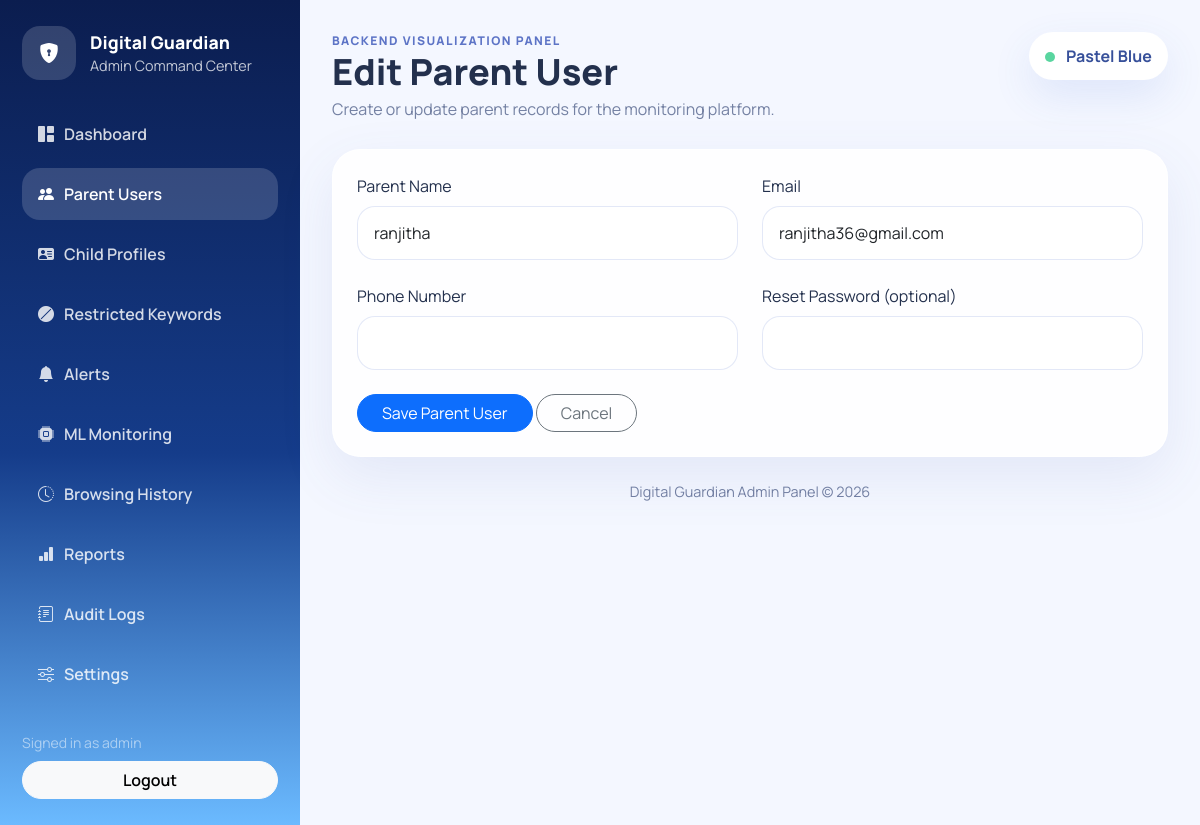
The app's page /admin/parents/2/edit (signed in) with its own data.
### app/models/__init__.py (models this page shows, shortened)
class AdminPanelSetting(db.Model):
    __tablename__ = "admin_panel_settings"
    id = db.Column(db.Integer, primary_key=True)
    theme = db.Column(db.String(30), default="pastel-blue", nullable=False)
    security_mode = db.Column(db.String(40), default="strict", nullable=False)
    support_email = db.Column(db.String(160), default="support@digitalguardian.local", nullable=False)
    app_info = db.Column(
        db.String(255),
        default="Digital Guardian Admin Panel",
        nullable=False,
    )
    monitoring_enabled = db.Column(db.Boolean, default=True, nullable=False)
    created_at = db.Column(db.DateTime, default=datetime.utcnow, nullable=False)
    updated_at = db.Column(db.DateTime, default=datetime.utcnow, onupdate=datetime.utcnow, nullable=False)

class ParentUser(db.Model):
    __tablename__ = "parent_users"
    id = db.Column(db.Integer, primary_key=True)
    parent_name = db.Column(db.String(120), nullable=False)
    email = db.Column(db.String(160), unique=True, nullable=False, index=True)
    phone_number = db.Column(db.String(40), nullable=False, default="")
    password_hash = db.Column(db.String(255), nullable=False)
    created_at = db.Column(db.DateTime, default=datetime.utcnow, nullable=False)
    children = db.relationship("ChildProfile", backref="parent", lazy=True, cascade="all, delete-orphan")
    alerts = db.relationship("Alert", backref="parent", lazy=True, cascade="all, delete-orphan")
    reports = db.relationship("Report", backref="parent", lazy=True, cascade="all, delete-orphan")
    settings = db.relationship("Setting", backref="parent", lazy=True, uselist=False, cascade="all, delete-orphan")
    notifications = db.relationship("NotificationLog", backref="parent", lazy=True, cascade="all, delete-orphan")
    safe_search_results = db.relationship("SafeSearchResult", backref="parent", lazy=True, cascade="all, delete-orphan")
    activities = db.relationship("ActivityLog", backref="parent", lazy=True, cascade="all, delete-orphan")

### app/routes/admin.py (the view, shortened to what this page needs)
@admin_bp.route("/parents/<int:parent_id>/edit", methods=["GET", "POST"])
@admin_required
def edit_parent(parent_id):
    parent = ParentUser.query.get_or_404(parent_id)
    return render_template("admin/parent_form.html", parent=parent)

### app/models/__init__.py (called while the page is built)
def get_admin_panel_settings():
    settings = AdminPanelSetting.query.first()
    if settings is None:
        settings = AdminPanelSetting()
        db.session.add(settings)
        db.session.commit()
    return settings

### app/routes/admin.py (called while the page is built)
def admin_required(view):
    @wraps(view)
    def wrapped_view(*args, **kwargs):
        if "admin_id" not in session:
            return redirect(url_for("admin.login", next=request.path))
        return view(*args, **kwargs)
    return wrapped_view

@admin_bp.app_context_processor
def inject_admin_globals():
    return {
        "admin_username": session.get("admin_username"),
        "admin_theme": get_admin_panel_settings().theme if db.session else "pastel-blue",
        "current_year": datetime.utcnow().year,
    }

### app/templates/admin/parent_form.html
{% extends "admin/base.html" %}
{% block page_title %}{{ 'Edit Parent User' if parent else 'Add Parent User' }}{% endblock %}
{% block page_subtitle %}Create or update parent records for the monitoring platform.{% endblock %}
{% block content %}
<div class="panel-card form-card">
  <form method="post" class="row g-4">
    <div class="col-md-6">
      <label class="form-label">Parent Name</label>
      <input class="form-control" name="parent_name" value="{{ parent.parent_name if parent else '' }}" required>
    </div>
    <div class="col-md-6">
      <label class="form-label">Email</label>
      <input type="email" class="form-control" name="email" value="{{ parent.email if parent else '' }}" required>
    </div>
    <div class="col-md-6">
      <label class="form-label">Phone Number</label>
      <input class="form-control" name="phone_number" value="{{ parent.phone_number if parent else '' }}" required>
    </div>
    <div class="col-md-6">
      <label class="form-label">{{ 'Reset Password (optional)' if parent else 'Password' }}</label>
      <input type="password" class="form-control" name="password" {% if not parent %}required{% endif %}>
    </div>
    <div class="col-12">
      <button class="btn btn-primary rounded-pill px-4">Save Parent User</button>
      <a class="btn btn-outline-secondary rounded-pill px-4" href="{{ url_for('admin.parents') }}">Cancel</a>
    </div>
  </form>
</div>
{% endblock %}

### app/templates/admin/base.html (shortened to what this page needs)
<!doctype html>
<html lang="en">
<head>
  <link href="https://cdn.jsdelivr.net/npm/bootstrap@5.3.3/dist/css/bootstrap.min.css" rel="stylesheet">
  <link href="https://cdn.jsdelivr.net/npm/bootstrap-icons@1.11.3/font/bootstrap-icons.css" rel="stylesheet">
  <link href="{{ url_for('admin.static', filename='admin.css') }}" rel="stylesheet">
</head>
<body class="admin-shell">
  <div class="admin-layout">
    <aside class="admin-sidebar">
      <div>
        <a class="brand-block text-decoration-none" href="{{ url_for('admin.dashboard') }}">
          <div class="brand-icon"><i class="bi bi-shield-lock-fill"></i></div>
          <div>
            <div class="brand-title">Digital Guardian</div>
            <div class="brand-subtitle">Admin Command Center</div>
          </div>
        </a>
        <nav class="nav flex-column nav-pills admin-nav">
          <a class="nav-link {% if request.endpoint == 'admin.dashboard' %}active{% endif %}" href="{{ url_for('admin.dashboard') }}"><i class="bi bi-grid-1x2-fill"></i>Dashboard</a>
          <a class="nav-link {% if request.endpoint in ['admin.parents', 'admin.create_parent', 'admin.edit_parent'] %}active{% endif %}" href="{{ url_for('admin.parents') }}"><i class="bi bi-people-fill"></i>Parent Users</a>
          <a class="nav-link {% if request.endpoint in ['admin.children', 'admin.create_child', 'admin.edit_child'] %}active{% endif %}" href="{{ url_for('admin.children') }}"><i class="bi bi-person-vcard-fill"></i>Child Profiles</a>
          <a class="nav-link {% if request.endpoint in ['admin.keywords', 'admin.create_keyword', 'admin.edit_keyword'] %}active{% endif %}" href="{{ url_for('admin.keywords') }}"><i class="bi bi-ban-fill"></i>Restricted Keywords</a>
          <a class="nav-link {% if request.endpoint == 'admin.alerts' %}active{% endif %}" href="{{ url_for('admin.alerts') }}"><i class="bi bi-bell-fill"></i>Alerts</a>
          <a class="nav-link {% if request.endpoint == 'admin.ml_monitoring' %}active{% endif %}" href="{{ url_for('admin.ml_monitoring') }}"><i class="bi bi-cpu-fill"></i>ML Monitoring</a>
          <a class="nav-link {% if request.endpoint == 'admin.history' %}active{% endif %}" href="{{ url_for('admin.history') }}"><i class="bi bi-clock-history"></i>Browsing History</a>
          <a class="nav-link {% if request.endpoint == 'admin.reports' %}active{% endif %}" href="{{ url_for('admin.reports') }}"><i class="bi bi-bar-chart-fill"></i>Reports</a>
          <a class="nav-link {% if request.endpoint == 'admin.audit_logs' %}active{% endif %}" href="{{ url_for('admin.audit_logs') }}"><i class="bi bi-journal-text"></i>Audit Logs</a>
          <a class="nav-link {% if request.endpoint == 'admin.settings' %}active{% endif %}" href="{{ url_for('admin.settings') }}"><i class="bi bi-sliders"></i>Settings</a>
        </nav>
      </div>
      <div class="sidebar-footer">
        <div class="small text-white-50 mb-2">Signed in as {{ admin_username }}</div>
        <a href="{{ url_for('admin.logout') }}" class="btn btn-light w-100 rounded-pill fw-semibold">Logout</a>
      </div>
    </aside>
    <main class="admin-content">
      <div class="content-topbar">
        <div>
          <div class="eyebrow">Backend visualization panel</div>
          <h1 class="page-title mb-1">{% block page_title %}Dashboard{% endblock %}</h1>
          <p class="page-subtitle mb-0">{% block page_subtitle %}Real-time admin insight for Digital Guardian.{% endblock %}</p>
        </div>
        <div class="status-pill">
          <span class="status-dot"></span>
          {{ admin_theme|replace('-', ' ')|title }}
        </div>
      </div>
      {% block content %}{% endblock %}
      <footer class="admin-footer">Digital Guardian Admin Panel &copy; {{ current_year }}</footer>
    </main>
  </div>
</body>
</html>

### app/static/admin.css (style rules this page uses)
:root { --bg: #f4f7ff; --sidebar: linear-gradient(180deg, #0b1d4f 0%, #153c8a 55%, #6bbaff 100%); --text: #23304d; --muted: #7481a3; --card: rgba(255, 255, 255, 0.86); --line: rgba(91, 140, 255, 0.12); }
* { box-sizing: border-box; }
body { font-family: "Manrope", sans-serif; background: var(--bg); color: var(--text); }
.admin-layout { display: flex; min-height: 100vh; }
.admin-sidebar { width: 300px; padding: 26px 22px; display: flex; flex-direction: column; justify-content: space-between; background: var(--sidebar); color: white; }
.brand-block { display: flex; gap: 14px; align-items: center; margin-bottom: 28px; }
.brand-icon { width: 54px; height: 54px; border-radius: 18px; display: grid; place-items: center; background: rgba(255,255,255,0.16); color: white; font-size: 1.25rem; }
.brand-title { font-size: 1.1rem; font-weight: 800; color: white; }
.brand-subtitle { font-size: 0.9rem; color: rgba(255,255,255,0.75); }
.admin-nav .nav-link { color: rgba(255,255,255,0.82); border-radius: 18px; padding: 14px 16px; font-weight: 600; margin-bottom: 8px; }
.admin-nav .nav-link i { margin-right: 10px; }
.admin-nav .nav-link.active, .admin-nav .nav-link:hover { background: rgba(255,255,255,0.16); color: white; }
.admin-content { flex: 1; padding: 32px; }
.content-topbar { display: flex; justify-content: space-between; align-items: flex-start; gap: 16px; margin-bottom: 28px; }
.eyebrow { text-transform: uppercase; letter-spacing: .12em; font-size: .75rem; font-weight: 800; color: #5d74c6; }
.page-title { font-size: clamp(1.9rem, 3vw, 2.8rem); font-weight: 800; }
.page-subtitle { color: var(--muted); max-width: 60ch; }
.status-pill { padding: 12px 16px; background: white; border-radius: 999px; color: #37509a; box-shadow: 0 16px 40px rgba(64, 104, 211, 0.12); font-weight: 700; }
.status-dot { display: inline-block; width: 10px; height: 10px; background: #59d59f; border-radius: 50%; margin-right: 8px; }
.metric-card, .panel-card { background: var(--card); border: 1px solid rgba(255,255,255,0.65); border-radius: 28px; box-shadow: 0 20px 55px rgba(74, 97, 174, 0.10); backdrop-filter: blur(22px); }
.panel-card { padding: 24px; }
.form-card .form-control, .form-card .form-select, .login-form-wrap .form-control { border-radius: 18px; padding: 14px 16px; border-color: rgba(130, 151, 219, 0.22); background: rgba(255,255,255,0.85); }
.sidebar-footer { margin-top: 24px; }
.admin-footer { color: var(--muted); margin-top: 24px; text-align: center; font-size: .9rem; }

### records on screen
AdminPanelSetting: theme "Pastel Blue"
ParentUser: parent_name "ranjitha", email "ranjitha36@gmail.com"

### other values on screen
{{ admin_username }} "admin"
{{ 'Edit Parent User' if parent else 'Add Parent User' }} "Edit Parent User"
{{ 'Reset Password (optional)' if parent else 'Password' }} "Reset Password (optional)"
